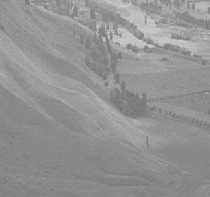
#> input picture unpolished/PyHacks/ContrastTest.png, 210 x 197 px
$ jupyter execute TestKSharpen.ipynb   (shell and % lines are left out)
#> lines starting #> are read from the running program, lines starting #| are printed output that depends on the picture; after the words box and inside, x2 and y2 are one past the last pixel; in counts of white or black regions, pixels touching at a corner belong together
[cell 1]
# Sharpening and histogram equalization article
# http://opencv-python-tutroals.readthedocs.io/en/latest/py_tutorials/py_imgproc/py_histograms/py_histogram_equalization/py_histogram_equalization.html

[cell 2]
import sys, numpy

[cell 3]
import matplotlib.image as img
import matplotlib.pyplot as plt

[cell 4]
# http://stackoverflow.com/questions/20953273/install-opencv-for-python-3-3
# http://www.lfd.uci.edu/~gohlke/pythonlibs/#opencv
import cv2

[cell 5]
testImage = cv2.imread("ContrastTest.png", cv2.IMREAD_GRAYSCALE)
#> testImage is the input picture: shape (197, 210); min 114, max 208, mean 146.9

[cell 6]
testImage.shape
#> Out = (197, 210)

[cell 7]
Vcol0 = 1.2 * (testImage[0] / 2.0)
#> Vcol0 = 210 values, max 117 at index 107, min 73.8 at index 26, mean 94.07
len(Vcol0)
#> Out = 210

[cell 8]
def func2d(f, A):
    return f(map(f, A))

[cell 9]
def testFunc2d():
    def my_min(A):
        return min(A)
    A = numpy.array([[3, 4], [2, 1]])
    m = func2d(my_min, A)
    return m
#
print(str(testFunc2d()))

[cell 10]
def hist256(array2D):
    shape = array2D.shape
    H = [0]*256
    for i in range(shape[0]):
        for j in range(shape[1]):
            H[array2D[i][j]] = H[array2D[i][j]] + 1
    return H

[cell 11]
MIN_ZERO_TELOBUCKETS = 16
FUZZY_FACTOR = 6

def KSharpen(matrix2D):
    shape = matrix2D.shape
    H = hist256(matrix2D)

    Na = 0
    for i in range(256):
        if H[i] == 0:
            Na = Na + 1
        else:
            break
    Nz = 0
    for i in range(256):
        if H[255-i] == 0:
            Nz = Nz + 1
        else:
            break

    N = Na + Nz
    if N < MIN_ZERO_TELOBUCKETS:
        # Not enough wiggle room in the histogram to make it worth it
        return matrix2D

    sfactor = 255.0 / (255.0 - N)
    offset = Na
    # TODO:  Identify Optimal fuz factor equation.
    fuzzy = N / (FUZZY_FACTOR * 255.0)

    # Need signed type for numpy.diff to work
    matrix2D = matrix2D.astype(float)
    matrix2D_t = matrix2D.transpose()

    Vcol0 = sfactor * ((matrix2D[0]) - offset)
    Vrow0 = sfactor * ((matrix2D_t[0]) - offset)
    # Purposely make dimensions a little different to get smooth histogram
    Drow = (sfactor + fuzzy) * numpy.diff(matrix2D, n=1, axis=0)
    Dcol = (sfactor - fuzzy) * numpy.diff(matrix2D_t, n=1, axis=0)
    scaleRows = matrix2D.astype(float)
    scaleCols = matrix2D_t.astype(float)

    scaleRows[0] = Vcol0
    for i in range(shape[0]-1):
        for j in range(shape[1]):
            scaleRows[i+1][j] = scaleRows[i][j] + Drow[i][j]


    scaleCols[0] = Vrow0
    for i in range(shape[1]-1):
        for j in range(shape[0]):
            scaleCols[i+1][j] = scaleCols[i][j] + Dcol[i][j]

    mxr = func2d(max, scaleRows)
    scaleRows = (255.0 / mxr) * scaleRows
    mxc = func2d(max, scaleCols)
    scaleCols = (255.0 / mxc) * scaleCols

    sharpened = (1.0/2.0) * ( scaleRows + scaleCols.transpose((1,0)) )
    # The difference between mxr and mxc gives some idea of difference in spreading.
    # The "crispest" picture actually comes with fuzzy == 0, the best histogram
    # comes with larger fuzzy factors (>6)
    # print(repr([mxr, mxc, func2d(max, sharpened)]))
    return (sharpened + 0.499999999).astype('uint8')

[cell 12]
sharpened = KSharpen(testImage)
#> after the loop in hist256, `for i in range(shape[0]):`: H = 256 values, max 2498 at index 136, min 0 at index 0, mean 161.6
#> after the loop in KSharpen, `for i in range(256):`: Na = 114
#> after the loop in KSharpen, `for i in range(256):`: Nz = 47
#> in KSharpen, `N = Na + Nz`: N = 161
#> in KSharpen, `sfactor = 255.0 / (255.0 - N)`: sfactor = 2.71
#> in KSharpen, `offset = Na`: offset = 114
#> in KSharpen, `fuzzy = N / (FUZZY_FACTOR * 255.0)`: fuzzy = 0.105
#> in KSharpen, `matrix2D_t = matrix2D.transpose()`:
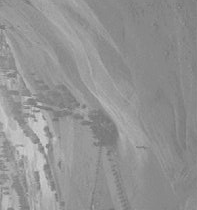
#> matrix2D_t: shape (210, 197) float64; min 114, max 208, mean 146.9
#> in KSharpen, `Vcol0 = sfactor * ((matrix2D[0]) - offset)`: Vcol0 = 210 values, max 219.7 at index 107, min 24.41 at index 26, mean 116.1
#> in KSharpen, `Vrow0 = sfactor * ((matrix2D_t[0]) - offset)`: Vrow0 = 197 values, max 143.8 at index 39, min 27.13 at index 196, mean 77.2
#> in KSharpen, `Drow = (sfactor + fuzzy) * numpy.diff(matrix2D, n=1, axis=0)`:
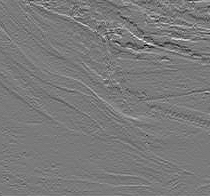
#> Drow: shape (196, 210) float64; min -146.5, max 157.8, mean -0.3; drawn with min black and max white
#> in KSharpen, `Dcol = (sfactor - fuzzy) * numpy.diff(matrix2D_t, n=1, axis=0)`:
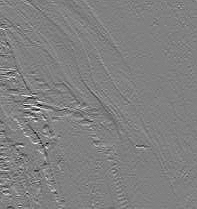
#> Dcol: shape (209, 197) float64; min -133, max 130.4, mean 0; drawn with min black and max white
#> in KSharpen, `scaleRows[0] = Vcol0`:
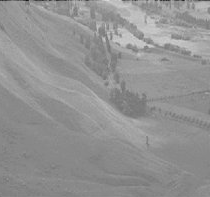
#> scaleRows: shape (197, 210) float64; min 24.41, max 219.7, mean 146.7
#> after the loop in KSharpen, `for i in range(shape[0]-1):`:
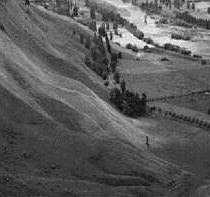
#> scaleRows: shape (197, 210) float64; min -7.68, max 261.1, mean 88.1; drawn with min black and max white
#> in KSharpen, `scaleCols[0] = Vrow0`:
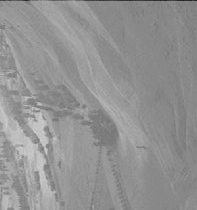
#> scaleCols: shape (210, 197) float64; 0.48% of pixels changed, all inside (x1, y1, x2, y2) = (0, 0, 197, 1)
#> after the loop in KSharpen, `for i in range(shape[1]-1):`:
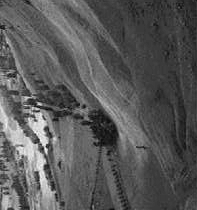
#> scaleCols: shape (210, 197) float64; min 5.34, max 249.5, mean 88.7
#> in KSharpen, `mxr = func2d(max, scaleRows)`: mxr = 261.1
#> in KSharpen, `mxc = func2d(max, scaleCols)`: mxc = 249.5

[cell 13]
plt.imshow(testImage, cmap = plt.get_cmap('gray'), vmin = 0, vmax = 255)

[cell 14]
plt.imshow(sharpened, cmap = plt.get_cmap('gray'))

[cell 15]
print(repr([func2d(min, sharpened), func2d(max, sharpened)]))
#| [0, 255]

[cell 16]
hist256(sharpened)
#> Out = 256 values, max 1279 at index 59, min 0 at index 3, mean 161.6
